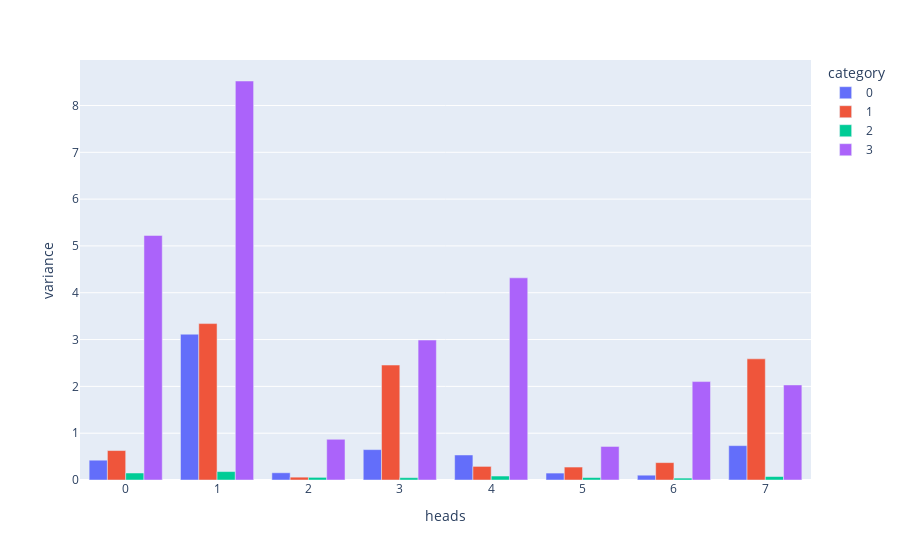

Notebook cell for this chart:
### Code cell
fig = px.bar(v.detach().numpy(), barmode="group", labels={'index': 'heads', 'value': 'variance', 'variable': 'category'})
fig.show()

### Figure 1 — Plotly figure (JSON) as saved in the notebook; plotly's stock layout.template omitted (floating-point values rounded to 4 significant figures)
{"data": [{"alignmentgroup": "True", "hovertemplate": "category=0<br>heads=%{x}<br>variance=%{y}<extra></extra>", "legendgroup": "0", "marker": {"color": "#636efa", "pattern": {"shape": ""}}, "name": "0", "offsetgroup": "0", "orientation": "v", "showlegend": true, "textposition": "auto", "type": "bar", "x": [0, 1, 2, 3, 4, 5, 6, 7], "xaxis": "x", "y": [0.423, 3.114, 0.1544, 0.6491, 0.5342, 0.148, 0.1028, 0.7341], "yaxis": "y"}, {"alignmentgroup": "True", "hovertemplate": "category=1<br>heads=%{x}<br>variance=%{y}<extra></extra>", "legendgroup": "1", "marker": {"color": "#EF553B", "pattern": {"shape": ""}}, "name": "1", "offsetgroup": "1", "orientation": "v", "showlegend": true, "textposition": "auto", "type": "bar", "x": [0, 1, 2, 3, 4, 5, 6, 7], "xaxis": "x", "y": [0.6292, 3.341, 0.06064, 2.455, 0.2904, 0.2766, 0.3713, 2.588], "yaxis": "y"}, {"alignmentgroup": "True", "hovertemplate": "category=2<br>heads=%{x}<br>variance=%{y}<extra></extra>", "legendgroup": "2", "marker": {"color": "#00cc96", "pattern": {"shape": ""}}, "name": "2", "offsetgroup": "2", "orientation": "v", "showlegend": true, "textposition": "auto", "type": "bar", "x": [0, 1, 2, 3, 4, 5, 6, 7], "xaxis": "x", "y": [0.1494, 0.1798, 0.05641, 0.04949, 0.0849, 0.05223, 0.04049, 0.07414], "yaxis": "y"}, {"alignmentgroup": "True", "hovertemplate": "category=3<br>heads=%{x}<br>variance=%{y}<extra></extra>", "legendgroup": "3", "marker": {"color": "#ab63fa", "pattern": {"shape": ""}}, "name": "3", "offsetgroup": "3", "orientation": "v", "showlegend": true, "textposition": "auto", "type": "bar", "x": [0, 1, 2, 3, 4, 5, 6, 7], "xaxis": "x", "y": [5.224, 8.523, 0.8698, 2.989, 4.318, 0.7165, 2.102, 2.031], "yaxis": "y"}], "layout": {"autosize": true, "barmode": "group", "legend": {"title": {"text": "category"}, "tracegroupgap": 0}, "margin": {"t": 60}, "xaxis": {"anchor": "y", "autorange": true, "domain": [0, 1], "range": [-0.5, 7.5], "title": {"text": "heads"}, "type": "linear"}, "yaxis": {"anchor": "x", "autorange": true, "domain": [0, 1], "range": [0, 8.972], "title": {"text": "variance"}, "type": "linear"}}}
